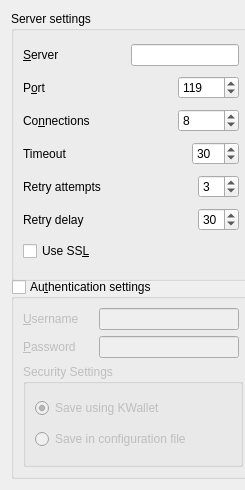
<?xml version="1.0" encoding="UTF-8"?>
<ui version="4.0">
 <class>ServerWidget</class>
 <widget class="QWidget" name="ServerWidget">
  <property name="windowModality">
   <enum>Qt::NonModal</enum>
  </property>
  <property name="geometry">
   <rect>
    <x>0</x>
    <y>0</y>
    <width>245</width>
    <height>490</height>
   </rect>
  </property>
  <property name="minimumSize">
   <size>
    <width>245</width>
    <height>490</height>
   </size>
  </property>
  <property name="windowTitle">
   <string>Server Settings</string>
  </property>
  <layout class="QVBoxLayout" name="verticalLayout_3">
   <item>
    <widget class="QGroupBox" name="groupBox">
     <property name="minimumSize">
      <size>
       <width>240</width>
       <height>270</height>
      </size>
     </property>
     <property name="title">
      <string>Server settings</string>
     </property>
     <layout class="QVBoxLayout" name="verticalLayout_2">
      <item>
       <layout class="QHBoxLayout" name="horizontalLayout_3">
        <item>
         <widget class="QLabel" name="label">
          <property name="sizePolicy">
           <sizepolicy hsizetype="Minimum" vsizetype="Minimum">
            <horstretch>0</horstretch>
            <verstretch>0</verstretch>
           </sizepolicy>
          </property>
          <property name="minimumSize">
           <size>
            <width>40</width>
            <height>20</height>
           </size>
          </property>
          <property name="text">
           <string>&amp;Server</string>
          </property>
          <property name="buddy">
           <cstring>kcfg_server</cstring>
          </property>
         </widget>
        </item>
        <item>
         <spacer name="horizontalSpacer">
          <property name="orientation">
           <enum>Qt::Horizontal</enum>
          </property>
          <property name="sizeHint" stdset="0">
           <size>
            <width>40</width>
            <height>20</height>
           </size>
          </property>
         </spacer>
        </item>
        <item>
         <widget class="KLineEdit" name="kcfg_server">
          <property name="showClearButton" stdset="0">
           <bool>true</bool>
          </property>
         </widget>
        </item>
       </layout>
      </item>
      <item>
       <layout class="QHBoxLayout" name="horizontalLayout_4">
        <item>
         <widget class="QLabel" name="label_2">
          <property name="sizePolicy">
           <sizepolicy hsizetype="Minimum" vsizetype="Minimum">
            <horstretch>0</horstretch>
            <verstretch>0</verstretch>
           </sizepolicy>
          </property>
          <property name="minimumSize">
           <size>
            <width>40</width>
            <height>20</height>
           </size>
          </property>
          <property name="text">
           <string>P&amp;ort</string>
          </property>
          <property name="buddy">
           <cstring>kcfg_port</cstring>
          </property>
         </widget>
        </item>
        <item>
         <spacer name="horizontalSpacer_2">
          <property name="orientation">
           <enum>Qt::Horizontal</enum>
          </property>
          <property name="sizeHint" stdset="0">
           <size>
            <width>40</width>
            <height>20</height>
           </size>
          </property>
         </spacer>
        </item>
        <item>
         <widget class="KIntSpinBox" name="kcfg_port">
          <property name="maximum">
           <number>65535</number>
          </property>
          <property name="value">
           <number>119</number>
          </property>
         </widget>
        </item>
       </layout>
      </item>
      <item>
       <layout class="QHBoxLayout" name="horizontalLayout_5">
        <item>
         <widget class="QLabel" name="label_5">
          <property name="minimumSize">
           <size>
            <width>80</width>
            <height>20</height>
           </size>
          </property>
          <property name="text">
           <string>Co&amp;nnections</string>
          </property>
          <property name="buddy">
           <cstring>kcfg_connections</cstring>
          </property>
         </widget>
        </item>
        <item>
         <spacer name="horizontalSpacer_3">
          <property name="orientation">
           <enum>Qt::Horizontal</enum>
          </property>
          <property name="sizeHint" stdset="0">
           <size>
            <width>40</width>
            <height>20</height>
           </size>
          </property>
         </spacer>
        </item>
        <item>
         <widget class="KIntSpinBox" name="kcfg_connections">
          <property name="maximum">
           <number>65535</number>
          </property>
          <property name="value">
           <number>8</number>
          </property>
         </widget>
        </item>
       </layout>
      </item>
      <item>
       <layout class="QHBoxLayout" name="horizontalLayout_6">
        <item>
         <widget class="QLabel" name="label_6">
          <property name="sizePolicy">
           <sizepolicy hsizetype="Minimum" vsizetype="Minimum">
            <horstretch>0</horstretch>
            <verstretch>0</verstretch>
           </sizepolicy>
          </property>
          <property name="minimumSize">
           <size>
            <width>50</width>
            <height>20</height>
           </size>
          </property>
          <property name="text">
           <string>Timeout</string>
          </property>
         </widget>
        </item>
        <item>
         <spacer name="horizontalSpacer_4">
          <property name="orientation">
           <enum>Qt::Horizontal</enum>
          </property>
          <property name="sizeHint" stdset="0">
           <size>
            <width>40</width>
            <height>20</height>
           </size>
          </property>
         </spacer>
        </item>
        <item>
         <widget class="KIntSpinBox" name="kcfg_timeout">
          <property name="maximum">
           <number>180</number>
          </property>
          <property name="value">
           <number>30</number>
          </property>
         </widget>
        </item>
       </layout>
      </item>
      <item>
       <layout class="QHBoxLayout" name="horizontalLayout_7">
        <item>
         <widget class="QLabel" name="label_7">
          <property name="text">
           <string>Retry attempts</string>
          </property>
         </widget>
        </item>
        <item>
         <spacer name="horizontalSpacer_5">
          <property name="orientation">
           <enum>Qt::Horizontal</enum>
          </property>
          <property name="sizeHint" stdset="0">
           <size>
            <width>40</width>
            <height>20</height>
           </size>
          </property>
         </spacer>
        </item>
        <item>
         <widget class="KIntSpinBox" name="kcfg_retryAttempts">
          <property name="value">
           <number>3</number>
          </property>
         </widget>
        </item>
       </layout>
      </item>
      <item>
       <layout class="QHBoxLayout" name="horizontalLayout_8">
        <item>
         <widget class="QLabel" name="label_8">
          <property name="text">
           <string>Retry delay</string>
          </property>
         </widget>
        </item>
        <item>
         <spacer name="horizontalSpacer_6">
          <property name="orientation">
           <enum>Qt::Horizontal</enum>
          </property>
          <property name="sizeHint" stdset="0">
           <size>
            <width>40</width>
            <height>20</height>
           </size>
          </property>
         </spacer>
        </item>
        <item>
         <widget class="KIntSpinBox" name="kcfg_retryDelay">
          <property name="value">
           <number>30</number>
          </property>
         </widget>
        </item>
       </layout>
      </item>
      <item>
       <widget class="QCheckBox" name="kcfg_ssl">
        <property name="toolTip">
         <string>Use Secure Socket Layer for connection.</string>
        </property>
        <property name="whatsThis">
         <string>Use SSL encryption to connect to the server.</string>
        </property>
        <property name="text">
         <string>Use SS&amp;L</string>
        </property>
       </widget>
      </item>
     </layout>
    </widget>
   </item>
   <item>
    <widget class="QGroupBox" name="kcfg_authentication">
     <property name="sizePolicy">
      <sizepolicy hsizetype="Preferred" vsizetype="Preferred">
       <horstretch>0</horstretch>
       <verstretch>0</verstretch>
      </sizepolicy>
     </property>
     <property name="minimumSize">
      <size>
       <width>240</width>
       <height>200</height>
      </size>
     </property>
     <property name="toolTip">
      <string>Authentication information</string>
     </property>
     <property name="whatsThis">
      <string>Check this if the NNTP server requires authentication</string>
     </property>
     <property name="title">
      <string>Au&amp;thentication settings</string>
     </property>
     <property name="checkable">
      <bool>true</bool>
     </property>
     <property name="checked">
      <bool>false</bool>
     </property>
     <layout class="QVBoxLayout" name="verticalLayout">
      <item>
       <layout class="QHBoxLayout" name="horizontalLayout">
        <item>
         <widget class="QLabel" name="label_3">
          <property name="minimumSize">
           <size>
            <width>70</width>
            <height>20</height>
           </size>
          </property>
          <property name="text">
           <string>&amp;Username</string>
          </property>
          <property name="buddy">
           <cstring>kcfg_username</cstring>
          </property>
         </widget>
        </item>
        <item>
         <widget class="KLineEdit" name="kcfg_username">
          <property name="showClearButton" stdset="0">
           <bool>true</bool>
          </property>
         </widget>
        </item>
       </layout>
      </item>
      <item>
       <layout class="QHBoxLayout" name="horizontalLayout_2">
        <item>
         <widget class="QLabel" name="label_4">
          <property name="minimumSize">
           <size>
            <width>70</width>
            <height>20</height>
           </size>
          </property>
          <property name="text">
           <string>&amp;Password</string>
          </property>
          <property name="buddy">
           <cstring>kcfg_password</cstring>
          </property>
         </widget>
        </item>
        <item>
         <widget class="KLineEdit" name="kcfg_password">
          <property name="showClearButton" stdset="0">
           <bool>true</bool>
          </property>
          <property name="passwordMode">
           <bool>true</bool>
          </property>
         </widget>
        </item>
       </layout>
      </item>
      <item>
       <widget class="QGroupBox" name="securitySettings">
        <property name="minimumSize">
         <size>
          <width>220</width>
          <height>80</height>
         </size>
        </property>
        <property name="title">
         <string>Security Settings</string>
        </property>
        <layout class="QVBoxLayout" name="verticalLayout_4">
         <item>
          <widget class="QRadioButton" name="kcfg_saveEncrypted">
           <property name="toolTip">
            <string>Save encrypted using KWallet</string>
           </property>
           <property name="whatsThis">
            <string>If this button is checked, the program will encrypt the server and login information using KWallet to save it securely</string>
           </property>
           <property name="text">
            <string>Save using KWallet</string>
           </property>
           <property name="checked">
            <bool>true</bool>
           </property>
          </widget>
         </item>
         <item>
          <widget class="QRadioButton" name="kcfg_saveUnencrypted">
           <property name="toolTip">
            <string>Save unencrypted in the programs configuration file</string>
           </property>
           <property name="whatsThis">
            <string>If this option is checked, the program will store the server and login information in the programs configuration file. This is insecure, and anyone with access to your home directory can read your login information.</string>
           </property>
           <property name="text">
            <string>Save in configuration file</string>
           </property>
          </widget>
         </item>
        </layout>
       </widget>
      </item>
     </layout>
    </widget>
   </item>
   <item>
    <spacer name="verticalSpacer">
     <property name="orientation">
      <enum>Qt::Vertical</enum>
     </property>
     <property name="sizeHint" stdset="0">
      <size>
       <width>20</width>
       <height>1</height>
      </size>
     </property>
    </spacer>
   </item>
  </layout>
 </widget>
 <customwidgets>
  <customwidget>
   <class>KIntSpinBox</class>
   <extends>QSpinBox</extends>
   <header>knuminput.h</header>
  </customwidget>
  <customwidget>
   <class>KLineEdit</class>
   <extends>QLineEdit</extends>
   <header>klineedit.h</header>
  </customwidget>
 </customwidgets>
 <tabstops>
  <tabstop>kcfg_server</tabstop>
  <tabstop>kcfg_port</tabstop>
  <tabstop>kcfg_connections</tabstop>
  <tabstop>kcfg_username</tabstop>
  <tabstop>kcfg_password</tabstop>
 </tabstops>
 <resources/>
 <connections/>
</ui>
